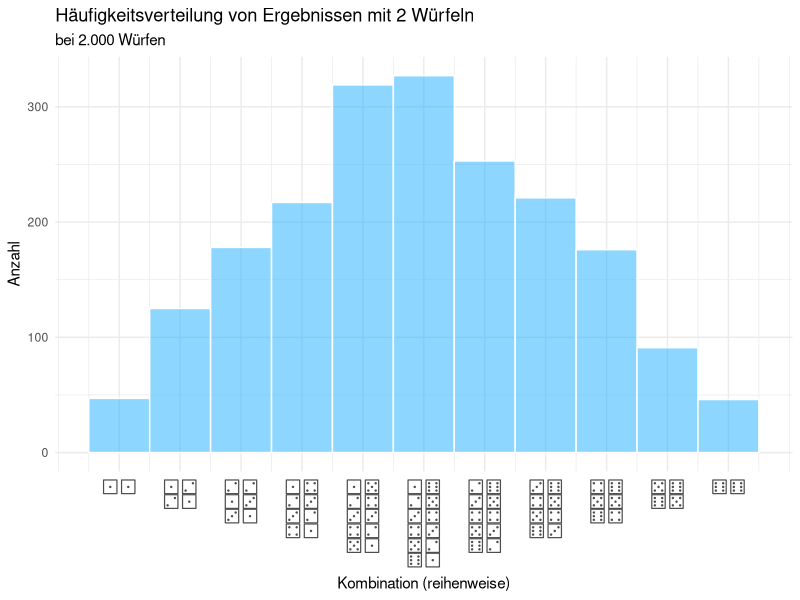

Write R code to recreate this figure.
# Requires FreeSerif Font or alternative font compatible with dice glyphs
# See http://ftp.gnu.org/gnu/freefont/

library(ggplot2)

w6_1 <- sample(c(1:6), 2000, replace = T)
w6_2 <- sample(c(1:6), 2000, replace = T) + sample(c(1:6), 2000, replace = T)

# see stringi::stri_escape_unicode
d1 <- "\u2680"
d2 <- "\u2681"
d3 <- "\u2682"
d4 <- "\u2683"
d5 <- "\u2684"
d6 <- "\u2685"

dice <- c(
  "2"  = paste0(d1, d1),
  "3"  = paste0(d1, d2, "\n", d2, d1),
  "4"  = paste0(d2, d2, "\n", d1, d3, "\n", d3, d1),
  "5"  = paste0(d1, d4, "\n", d2, d3, "\n", d3, d2, "\n", d4, d1),
  "6"  = paste0(d1, d5, "\n", d2, d4, "\n", d3, d3, "\n", d4, d2, "\n", d5, d1),
  "7"  = paste0(d1, d6, "\n", d2, d5, "\n", d3, d4, "\n", d4, d3, "\n", d5, d2, "\n", d6, d1),
  "8"  = paste0(d2, d6, "\n", d3, d5, "\n", d4, d4, "\n", d5, d3, "\n", d6, d2),
  "9"  = paste0(d3, d6, "\n", d4, d5, "\n", d5, d4, "\n", d6, d3),
  "10" = paste0(d4, d6, "\n", d5, d5, "\n", d6, d4),
  "11" = paste0(d5, d6, "\n", d6, d5),
  "12" = paste0(d6, d6)
)

rm(d1, d2, d3, d4, d5, d6)

# Expected relative frequencies:
c(1:6,5:1) / sum(c(1:6,5:1))

ggplot(NULL, aes(x = w6_2)) +
  geom_histogram(bins = 11, color = "white", fill = "#1aadff", alpha = .5) +
  scale_x_continuous(breaks = 2:12, labels = dice) +
  labs(title = "Häufigkeitsverteilung von Ergebnissen mit 2 Würfeln",
       subtitle = "bei 2.000 Würfen",
       x = "Kombination (reihenweise)", y = "Anzahl") +
  theme_minimal() +
  theme(axis.text.x = element_text(size = rel(2), family = "FreeSerif", lineheight = .5))

# Neat but unused bonus feature
diceglyph <- function(..., paste = TRUE) {
  sym <- c(
    "\u2680",
    "\u2681",
    "\u2682",
    "\u2683",
    "\u2684",
    "\u2685"
  )
  if (paste) {
    paste0(sym[c(...)], collapse = "")
  } else {
    sym[c(...)]
  }
}

# e.g. diceglyph(2, 3, 6, 2)
